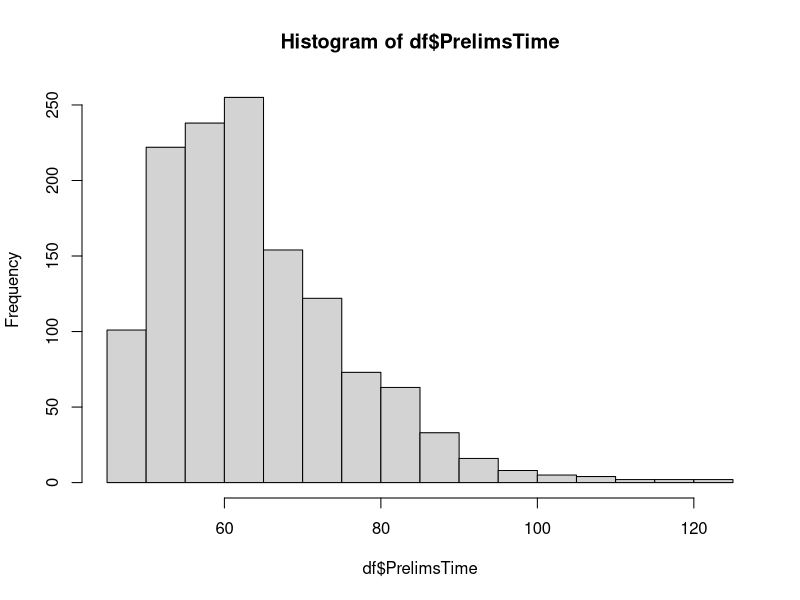
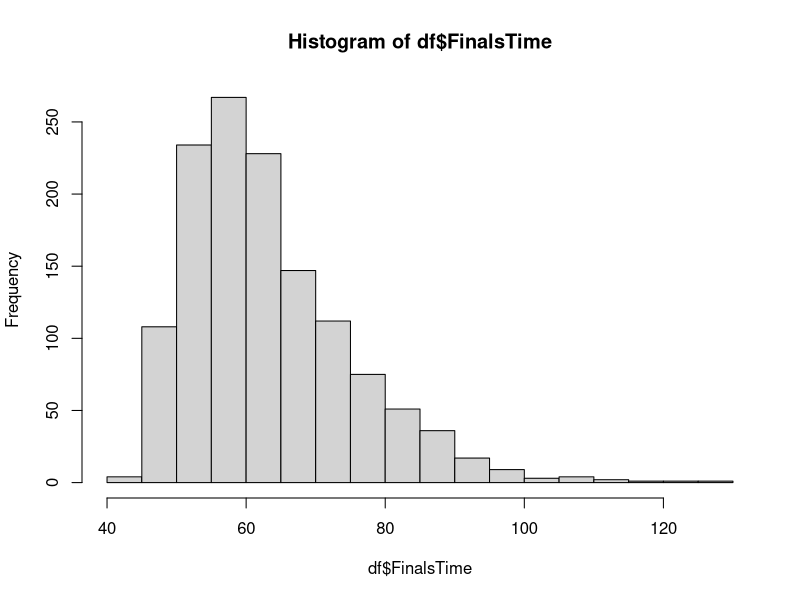
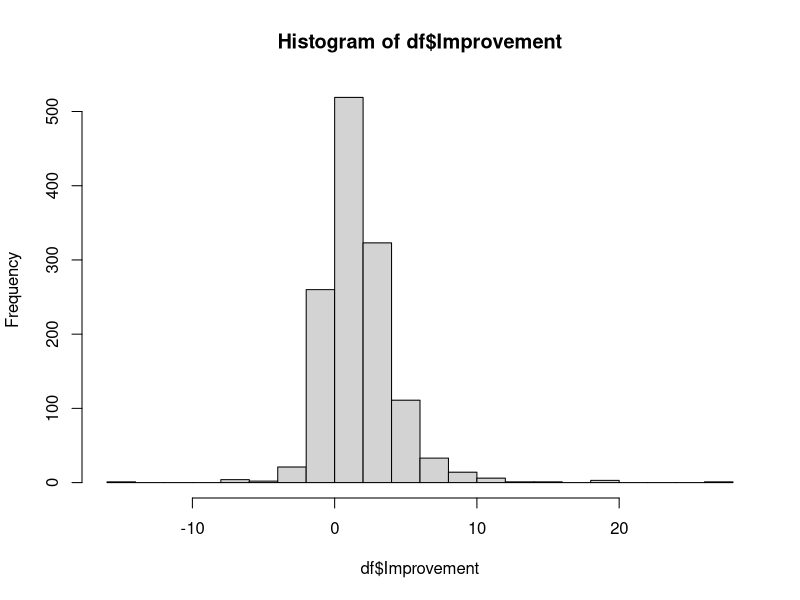
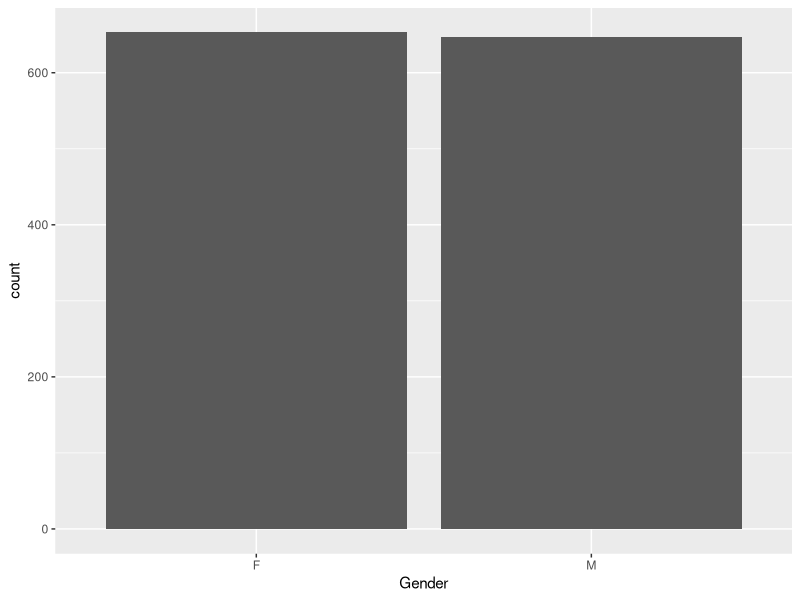
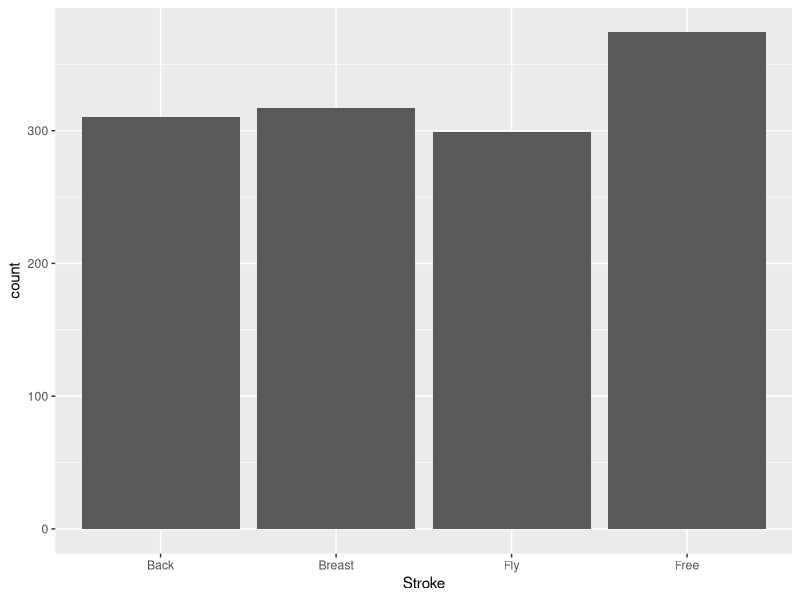
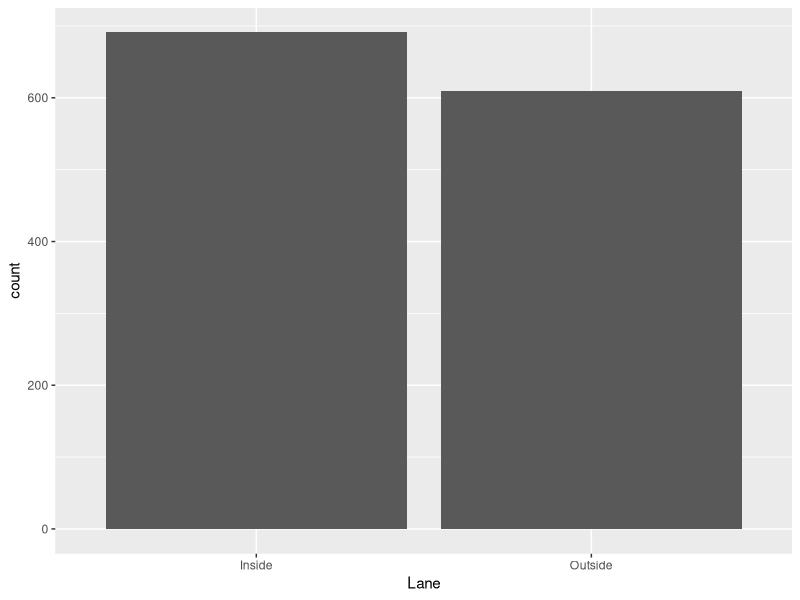
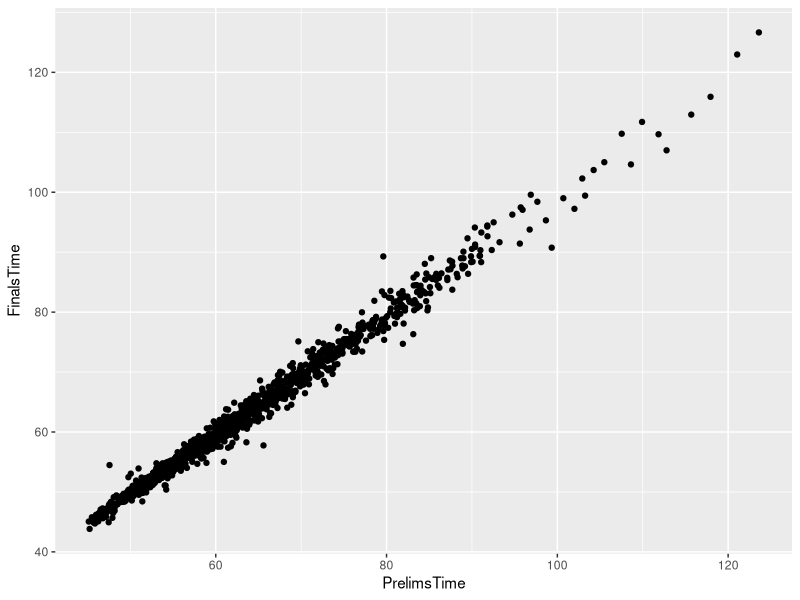
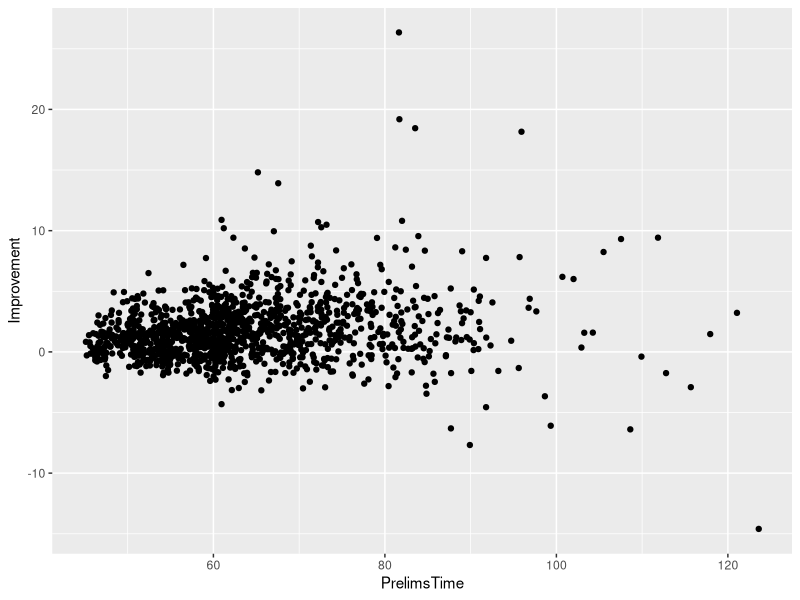

Here is the R script that generated these plots, in order: (Note: this script raises an error after producing the figures.)
library(dplyr)
library(ggplot2)
library(MatchIt)

df = read.csv('clean_2.csv')
df$Improvement = df$SeedTime - df$PrelimsTime

hist(df$PrelimsTime)
hist(df$FinalsTime)
hist(df$Improvement, breaks = 20)

ggplot(df, aes(x = Gender)) + geom_bar()
ggplot(df, aes(x = Stroke)) + geom_bar()
ggplot(df, aes(x = Lane)) + geom_bar()

ggplot(df, aes(x = PrelimsTime, y = FinalsTime)) + geom_point()
ggplot(df, aes(x = PrelimsTime, y = Improvement)) + geom_point()
ggplot(df, aes(x = FinalsTime, y = Improvement)) + geom_point()
cor(df$PrelimsTime, df$FinalsTime)
cor(df$PrelimsTime, df$Improvement)
cor(df$FinalsTime, df$Improvement)

model_naivea = lm(FinalsTime ~ PrelimsTime + Gender + Stroke + Improvement + Lane, data = df)
model_naiveb = lm(FinalsTime ~ PrelimsTime + Gender + Stroke + Improvement + Lane + Gender:Stroke, data = df)
summary(model_naivea)
summary(model_naiveb)

ggplot(df, aes(x = PrelimsTime, fill = Lane)) + geom_density(alpha = 0.5)
ggplot(df, aes(x = FinalsTime, fill = Lane)) + geom_density(alpha = 0.5)

ggplot(df, aes(x = FinalsTime, fill = Gender)) + geom_density(alpha = 0.5)
ggplot(df, aes(x = FinalsTime, fill = Stroke)) + geom_density(alpha = 0.5)
ggplot(df, aes(x = FinalsTime, fill = Gender)) + geom_density(alpha = 0.5) + facet_wrap(~ Stroke)

mean(df[df$Lane == 'Outside',]$PrelimsTime)
mean(df[df$Lane == 'Inside',]$PrelimsTime)
mean(df[df$Lane == 'Outside',]$FinalsTime)
mean(df[df$Lane == 'Inside',]$FinalsTime)

t.test(PrelimsTime ~ Lane, data = df)
t.test(Improvement ~ Lane, data = df)

n_outside = summary(df$Lane)[2]
n_inside = summary(df$Lane)[1]
summary(df[df$Lane == 'Outside',]$Gender) / n_outside
summary(df[df$Lane == 'Inside',]$Gender) / n_inside
summary(df[df$Lane == 'Outside',]$Stroke) / n_outside
summary(df[df$Lane == 'Inside',]$Stroke) / n_inside

ps_model = glm(Lane ~ PrelimsTime, data = df, family = 'binomial')
df$PS = ps_model$fitted.values
ggplot(df, aes(x = PS, fill = Lane)) + geom_density(alpha = 0.5)

df$Lane = ifelse(df$Lane == 'Outside', 1, 0)
match_output = matchit(Lane ~ PrelimsTime, data = df, method = 'nearest', distance = 'logit', caliper = 0.05, replace = FALSE, ratio = 1)
summary(match_output)
df_match = match.data(match_output)

t.test(PrelimsTime ~ Lane, data = df_match)
ggplot(df_match, aes(x = PS, fill = factor(Lane))) + geom_density(alpha = 0.5)
t.test(Improvement ~ Lane, data = df_match)

n_outside_match = summary(factor(df_match$Lane))[1]
n_inside_match = summary(factor(df_match$Lane))[2]
summary(df_match[df_match$Lane == 1,]$Gender) / n_outside_match
summary(df_match[df_match$Lane == 0,]$Gender) / n_inside_match
summary(df_match[df_match$Lane == 1,]$Stroke) / n_outside_match
summary(df_match[df_match$Lane == 0,]$Stroke) / n_inside_match

model_matcha = lm(FinalsTime ~ PrelimsTime + Gender + Stroke + Improvement + Lane, data = df_match)
model_matchb = lm(FinalsTime ~ PrelimsTime + Gender + Stroke + Improvement + Lane + Gender:Stroke, data = df_match)
summary(model_matcha)
summary(model_matchb)

ps_model2 = glm(Lane ~ PrelimsTime + Gender + Stroke + Improvement, data = df, family = 'binomial')
df$PS2 = ps_model2$fitted.values
ggplot(df, aes(x = PS2, fill = factor(Lane))) + geom_density(alpha = 0.5)

match_output2 = matchit(Lane ~ PrelimsTime + Gender + Stroke + Improvement, data = df, method = 'nearest', distance = 'logit', caliper = 0.01, replace = FALSE, ratio = 1)
summary(match_output2)
df_match2 = match.data(match_output2)

t.test(PrelimsTime ~ Lane, data = df_match2)
t.test(Improvement ~ Lane, data = df_match2)

n_outside_match2 = summary(factor(df_match2$Lane))[1]
n_inside_match2 = summary(factor(df_match2$Lane))[2]
summary(df_match2[df_match2$Lane == 1,]$Gender) / n_outside_match2
summary(df_match2[df_match2$Lane == 0,]$Gender) / n_inside_match2
summary(df_match2[df_match2$Lane == 1,]$Stroke) / n_outside_match2
summary(df_match2[df_match2$Lane == 0,]$Stroke) / n_inside_match2
ggplot(df_match2, aes(x = PS2, fill = factor(Lane))) + geom_density(alpha = 0.5)

model_match2a = lm(FinalsTime ~ PrelimsTime + Gender + Stroke + Lane + Improvement, data = df_match2)
model_match2b = lm(FinalsTime ~ PrelimsTime + Gender + Stroke + Lane + Improvement + Gender:Stroke, data = df_match2)
summary(model_match2a)
summary(model_match2b)
